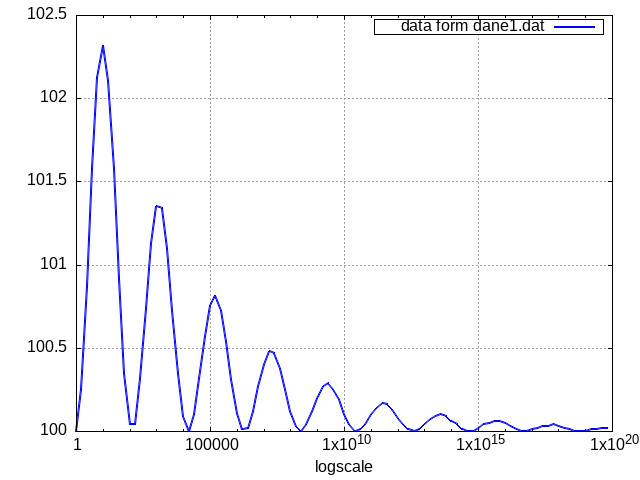

Source code (gnuplot):
set output "zad2.jpeg"
set terminal jpeg

set logscale x
set grid

set xlabel "logscale"
label1 = "data form dane1.dat"
set label
set key box right

plot 'dane1.dat' axes x1y1 w lines lt 1 lw 2 lc rgb "blue" title label1
